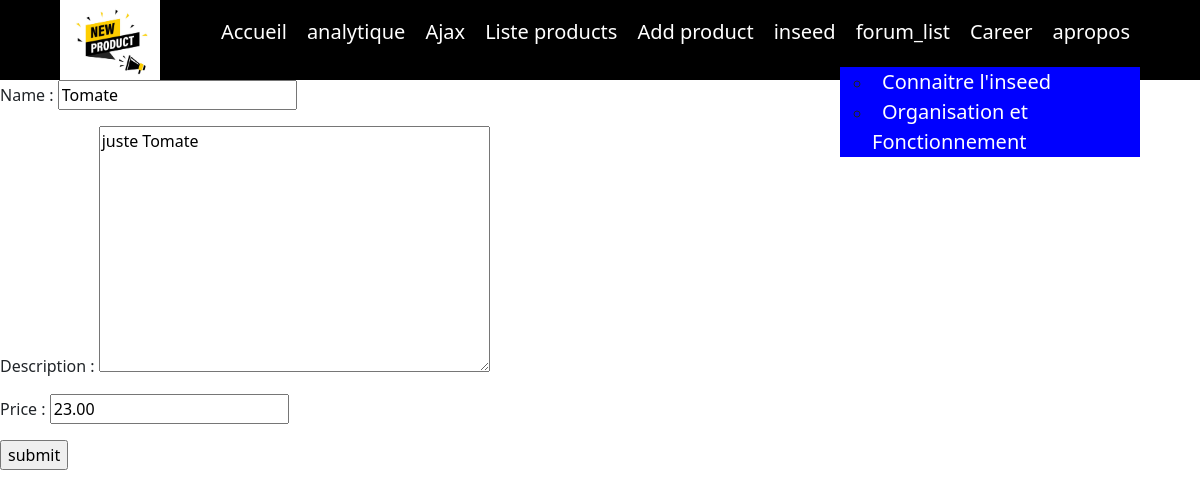
The app's page /update_products/8 with its own data.
### products/models.py (models this page shows, shortened)
class Product(models.Model):
    name = models.CharField(max_length=100)
    description = models.TextField(blank=True, null=True)
    price = models.DecimalField(max_digits=10, decimal_places=2)

### products/views.py (the view)
# urls.py: path("update_products/<int:id>",views.update_products,name="update_products"),    # /products/<int:product_id>/a
def update_products(request, id):
    product = Product.objects.get(id=id)
    form = ProductForm(instance=product)
    if request.method == 'POST':
        form = ProductForm(request.POST, instance=product)
        if form.is_valid():
            form.save()
            return redirect('List_product:list_products')
    return render(request, 'update_products.html', {'form': form, 'product': product})

### products/forms.py
class ProductForm(forms.ModelForm):
    class Meta:
        model = Product
        fields = '__all__'

### templates/update_products.html (shortened to what this page needs)
{% extends 'index.html' %}
{% block content%}
{% load static %}
<form method="POST" action="">
    <div>{{form.as_p}}</div>
    <input type="submit" value="submit" />
</form>
{% endblock%}

### products/static/style.css (style rules this page uses)
body { padding: 0; margin: 0; box-sizing: border-box; }

### records on screen
Product: name "Tomate", description "juste Tomate", price "23.00"
